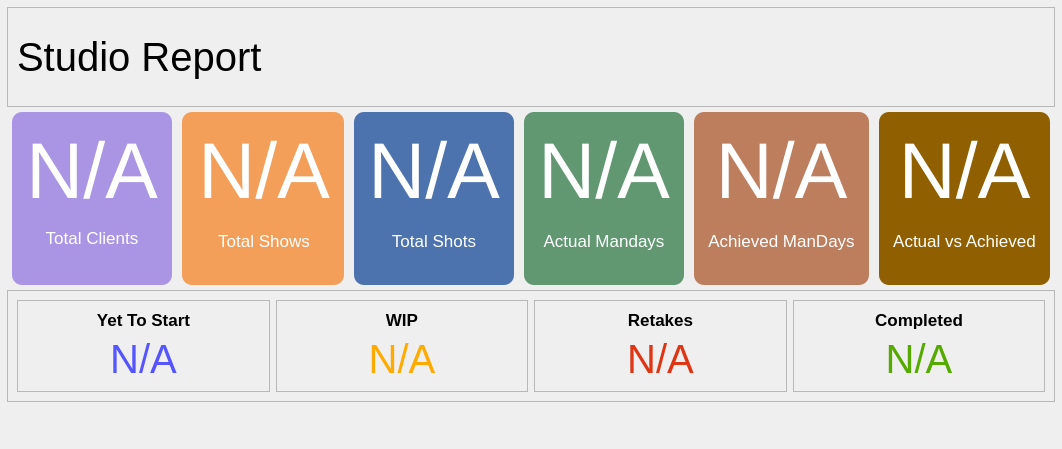
                     <widget class="QWidget" name="reports_page">
                      <layout class="QGridLayout" name="gridLayout_28">
                       <property name="leftMargin">
                        <number>0</number>
                       </property>
                       <property name="topMargin">
                        <number>0</number>
                       </property>
                       <property name="rightMargin">
                        <number>0</number>
                       </property>
                       <property name="bottomMargin">
                        <number>0</number>
                       </property>
                       <property name="spacing">
                        <number>0</number>
                       </property>
                       <item row="0" column="0">
                        <layout class="QGridLayout" name="browser_layout">
                         <property name="leftMargin">
                          <number>7</number>
                         </property>
                         <property name="topMargin">
                          <number>7</number>
                         </property>
                         <property name="rightMargin">
                          <number>7</number>
                         </property>
                         <property name="bottomMargin">
                          <number>7</number>
                         </property>
                         <item row="1" column="1">
                          <widget class="QFrame" name="frame_6">
                           <property name="styleSheet">
                            <string notr="true">QFrame{
	background-color: rgb(216, 143, 80);
	background-color: rgb(243, 159, 90);
	border-radius:10px;
	margin:5px;
}
QLabel{
	background-color:None;
	border:0px;
	color:white
}</string>
                           </property>
                           <property name="frameShape">
                            <enum>QFrame::StyledPanel</enum>
                           </property>
                           <property name="frameShadow">
                            <enum>QFrame::Raised</enum>
                           </property>
                           <layout class="QVBoxLayout" name="verticalLayout_8">
                            <property name="leftMargin">
                             <number>11</number>
                            </property>
                            <item>
                             <widget class="QLabel" name="sr_shows_lbl">
                              <property name="font">
                               <font>
                                <family>Segoe UI</family>
                                <pointsize>59</pointsize>
                               </font>
                              </property>
                              <property name="text">
                               <string>N/A</string>
                              </property>
                              <property name="alignment">
                               <set>Qt::AlignCenter</set>
                              </property>
                             </widget>
                            </item>
                            <item>
                             <widget class="QLabel" name="label_21">
                              <property name="font">
                               <font>
                                <family>Segoe UI</family>
                                <pointsize>13</pointsize>
                               </font>
                              </property>
                              <property name="text">
                               <string>Total Shows</string>
                              </property>
                              <property name="alignment">
                               <set>Qt::AlignCenter</set>
                              </property>
                             </widget>
                            </item>
                            <item>
                             <spacer name="horizontalSpacer_20">
                              <property name="orientation">
                               <enum>Qt::Horizontal</enum>
                              </property>
                              <property name="sizeHint" stdset="0">
                               <size>
                                <width>40</width>
                                <height>20</height>
                               </size>
                              </property>
                             </spacer>
                            </item>
                           </layout>
                          </widget>
                         </item>
                         <item row="3" column="0">
                          <spacer name="verticalSpacer">
                           <property name="orientation">
                            <enum>Qt::Vertical</enum>
                           </property>
                           <property name="sizeHint" stdset="0">
                            <size>
                             <width>20</width>
                             <height>40</height>
                            </size>
                           </property>
                          </spacer>
                         </item>
                         <item row="1" column="5">
                          <widget class="QFrame" name="frame_30">
                           <property name="styleSheet">
                            <string notr="true">QFrame{
	background-color: rgb(144, 96, 0);
	border-radius:10px;
	margin:5px;
}
QLabel{
	background-color:None;
	border:0px;
	color:white
}</string>
                           </property>
                           <property name="frameShape">
                            <enum>QFrame::StyledPanel</enum>
                           </property>
                           <property name="frameShadow">
                            <enum>QFrame::Raised</enum>
                           </property>
                           <layout class="QVBoxLayout" name="verticalLayout_15">
                            <item>
                             <widget class="QLabel" name="sr_delta_lbl">
                              <property name="font">
                               <font>
                                <family>Segoe UI</family>
                                <pointsize>59</pointsize>
                               </font>
                              </property>
                              <property name="text">
                               <string>N/A</string>
                              </property>
                              <property name="alignment">
                               <set>Qt::AlignCenter</set>
                              </property>
                             </widget>
                            </item>
                            <item>
                             <widget class="QLabel" name="label_32">
                              <property name="font">
                               <font>
                                <family>Segoe UI</family>
                                <pointsize>13</pointsize>
                               </font>
                              </property>
                              <property name="text">
                               <string>Actual vs Achieved</string>
                              </property>
                              <property name="alignment">
                               <set>Qt::AlignCenter</set>
                              </property>
                              <property name="wordWrap">
                               <bool>true</bool>
                              </property>
                             </widget>
                            </item>
                            <item>
                             <spacer name="horizontalSpacer_24">
                              <property name="orientation">
                               <enum>Qt::Horizontal</enum>
                              </property>
                              <property name="sizeHint" stdset="0">
                               <size>
                                <width>40</width>
                                <height>20</height>
                               </size>
                              </property>
                             </spacer>
                            </item>
                           </layout>
                          </widget>
                         </item>
                         <item row="1" column="4">
                          <widget class="QFrame" name="frame_29">
                           <property name="styleSheet">
                            <string notr="true">QFrame{
	background-color: rgb(189, 126, 94);
	border-radius:10px;
	margin:5px;
}
QLabel{
	background-color:None;
	border:0px;
	color:white
}</string>
                           </property>
                           <property name="frameShape">
                            <enum>QFrame::StyledPanel</enum>
                           </property>
                           <property name="frameShadow">
                            <enum>QFrame::Raised</enum>
                           </property>
                           <layout class="QVBoxLayout" name="verticalLayout_14">
                            <item>
                             <widget class="QLabel" name="sr_ach_mandays_lbl">
                              <property name="font">
                               <font>
                                <family>Segoe UI</family>
                                <pointsize>59</pointsize>
                               </font>
                              </property>
                              <property name="text">
                               <string>N/A</string>
                              </property>
                              <property name="alignment">
                               <set>Qt::AlignCenter</set>
                              </property>
                             </widget>
                            </item>
                            <item>
                             <widget class="QLabel" name="label_28">
                              <property name="font">
                               <font>
                                <family>Segoe UI</family>
                                <pointsize>13</pointsize>
                               </font>
                              </property>
                              <property name="text">
                               <string>Achieved ManDays</string>
                              </property>
                              <property name="alignment">
                               <set>Qt::AlignCenter</set>
                              </property>
                              <property name="wordWrap">
                               <bool>true</bool>
                              </property>
                             </widget>
                            </item>
                            <item>
                             <spacer name="horizontalSpacer_23">
                              <property name="orientation">
                               <enum>Qt::Horizontal</enum>
                              </property>
                              <property name="sizeHint" stdset="0">
                               <size>
                                <width>40</width>
                                <height>20</height>
                               </size>
                              </property>
                             </spacer>
                            </item>
                           </layout>
                          </widget>
                         </item>
                         <item row="1" column="0">
                          <widget class="QFrame" name="frame_4">
                           <property name="styleSheet">
                            <string notr="true">QFrame{
	background-color: rgb(157, 137, 211);
	background-color: rgb(170, 149, 229);
	border-radius:10px;
	margin:5px;
}
QLabel{
	background-color:None;
	border:0px;
	color:white
}</string>
                           </property>
                           <property name="frameShape">
                            <enum>QFrame::StyledPanel</enum>
                           </property>
                           <property name="frameShadow">
                            <enum>QFrame::Raised</enum>
                           </property>
                           <layout class="QVBoxLayout" name="verticalLayout_7">
                            <property name="spacing">
                             <number>0</number>
                            </property>
                            <item>
                             <widget class="QLabel" name="sr_clients_lbl">
                              <property name="font">
                               <font>
                                <family>Segoe UI</family>
                                <pointsize>59</pointsize>
                               </font>
                              </property>
                              <property name="text">
                               <string>N/A</string>
                              </property>
                              <property name="alignment">
                               <set>Qt::AlignCenter</set>
                              </property>
                             </widget>
                            </item>
                            <item>
                             <widget class="QLabel" name="label">
                              <property name="font">
                               <font>
                                <family>Segoe UI</family>
                                <pointsize>13</pointsize>
                               </font>
                              </property>
                              <property name="text">
                               <string>Total Clients</string>
                              </property>
                              <property name="alignment">
                               <set>Qt::AlignCenter</set>
                              </property>
                             </widget>
                            </item>
                            <item>
                             <spacer name="horizontalSpacer_11">
                              <property name="orientation">
                               <enum>Qt::Horizontal</enum>
                              </property>
                              <property name="sizeHint" stdset="0">
                               <size>
                                <width>40</width>
                                <height>20</height>
                               </size>
                              </property>
                             </spacer>
                            </item>
                           </layout>
                          </widget>
                         </item>
                         <item row="1" column="3">
                          <widget class="QFrame" name="frame_10">
                           <property name="styleSheet">
                            <string notr="true">QFrame{
	background-color: rgb(97, 152, 114);
	border-radius:10px;
	margin:5px;
}
QLabel{
	background-color:None;
	border:0px;
	color:white
}</string>
                           </property>
                           <property name="frameShape">
                            <enum>QFrame::StyledPanel</enum>
                           </property>
                           <property name="frameShadow">
                            <enum>QFrame::Raised</enum>
                           </property>
                           <layout class="QVBoxLayout" name="verticalLayout_13">
                            <item>
                             <widget class="QLabel" name="sr_actmandays_lbl">
                              <property name="font">
                               <font>
                                <family>Segoe UI</family>
                                <pointsize>59</pointsize>
                               </font>
                              </property>
                              <property name="text">
                               <string>N/A</string>
                              </property>
                              <property name="alignment">
                               <set>Qt::AlignCenter</set>
                              </property>
                             </widget>
                            </item>
                            <item>
                             <widget class="QLabel" name="label_26">
                              <property name="font">
                               <font>
                                <family>Segoe UI</family>
                                <pointsize>13</pointsize>
                               </font>
                              </property>
                              <property name="text">
                               <string>Actual Mandays</string>
                              </property>
                              <property name="alignment">
                               <set>Qt::AlignCenter</set>
                              </property>
                              <property name="wordWrap">
                               <bool>true</bool>
                              </property>
                             </widget>
                            </item>
                            <item>
                             <spacer name="horizontalSpacer_22">
                              <property name="orientation">
                               <enum>Qt::Horizontal</enum>
                              </property>
                              <property name="sizeHint" stdset="0">
                               <size>
                                <width>40</width>
                                <height>20</height>
                               </size>
                              </property>
                             </spacer>
                            </item>
                           </layout>
                          </widget>
                         </item>
                         <item row="2" column="0" colspan="6">
                          <widget class="QFrame" name="frame_34">
                           <property name="frameShape">
                            <enum>QFrame::StyledPanel</enum>
                           </property>
                           <property name="frameShadow">
                            <enum>QFrame::Raised</enum>
                           </property>
                           <layout class="QHBoxLayout" name="horizontalLayout_38">
                            <item>
                             <widget class="QFrame" name="frame_31">
                              <property name="frameShape">
                               <enum>QFrame::StyledPanel</enum>
                              </property>
                              <property name="frameShadow">
                               <enum>QFrame::Raised</enum>
                              </property>
                              <layout class="QVBoxLayout" name="verticalLayout_16">
                               <item>
                                <widget class="QLabel" name="label_13">
                                 <property name="font">
                                  <font>
                                   <family>Segoe UI</family>
                                   <pointsize>13</pointsize>
                                   <weight>75</weight>
                                   <bold>true</bold>
                                  </font>
                                 </property>
                                 <property name="text">
                                  <string>Yet To Start</string>
                                 </property>
                                 <property name="alignment">
                                  <set>Qt::AlignCenter</set>
                                 </property>
                                </widget>
                               </item>
                               <item>
                                <widget class="QLabel" name="sr_yts_lbl">
                                 <property name="font">
                                  <font>
                                   <family>Segoe UI</family>
                                   <pointsize>30</pointsize>
                                  </font>
                                 </property>
                                 <property name="styleSheet">
                                  <string notr="true">color: rgb(85, 85, 255);</string>
                                 </property>
                                 <property name="text">
                                  <string>N/A</string>
                                 </property>
                                 <property name="alignment">
                                  <set>Qt::AlignCenter</set>
                                 </property>
                                </widget>
                               </item>
                              </layout>
                             </widget>
                            </item>
                            <item>
                             <widget class="QFrame" name="frame_32">
                              <property name="frameShape">
                               <enum>QFrame::StyledPanel</enum>
                              </property>
                              <property name="frameShadow">
                               <enum>QFrame::Raised</enum>
                              </property>
                              <layout class="QVBoxLayout" name="verticalLayout_17">
                               <item>
                                <widget class="QLabel" name="label_18">
                                 <property name="font">
                                  <font>
                                   <family>Segoe UI</family>
                                   <pointsize>13</pointsize>
                                   <weight>75</weight>
                                   <bold>true</bold>
                                  </font>
                                 </property>
                                 <property name="text">
                                  <string>WIP</string>
                                 </property>
                                 <property name="alignment">
                                  <set>Qt::AlignCenter</set>
                                 </property>
                                </widget>
                               </item>
                               <item>
                                <widget class="QLabel" name="sr_wip_lbl">
                                 <property name="font">
                                  <font>
                                   <family>Segoe UI</family>
                                   <pointsize>30</pointsize>
                                  </font>
                                 </property>
                                 <property name="styleSheet">
                                  <string notr="true">color: rgb(255, 170, 0);</string>
                                 </property>
                                 <property name="text">
                                  <string>N/A</string>
                                 </property>
                                 <property name="alignment">
                                  <set>Qt::AlignCenter</set>
                                 </property>
                                </widget>
                               </item>
                              </layout>
                             </widget>
                            </item>
                            <item>
                             <widget class="QFrame" name="frame_35">
                              <property name="frameShape">
                               <enum>QFrame::StyledPanel</enum>
                              </property>
                              <property name="frameShadow">
                               <enum>QFrame::Raised</enum>
                              </property>
                              <layout class="QVBoxLayout" name="verticalLayout_18">
                               <item>
                                <widget class="QLabel" name="label_20">
                                 <property name="font">
                                  <font>
                                   <family>Segoe UI</family>
                                   <pointsize>13</pointsize>
                                   <weight>75</weight>
                                   <bold>true</bold>
                                  </font>
                                 </property>
                                 <property name="text">
                                  <string>Retakes</string>
                                 </property>
                                 <property name="alignment">
                                  <set>Qt::AlignCenter</set>
                                 </property>
                                </widget>
                               </item>
                               <item>
                                <widget class="QLabel" name="sr_rtk_lbl">
                                 <property name="font">
                                  <font>
                                   <family>Segoe UI</family>
                                   <pointsize>30</pointsize>
                                  </font>
                                 </property>
                                 <property name="styleSheet">
                                  <string notr="true">color: rgb(222, 54, 20);</string>
                                 </property>
                                 <property name="text">
                                  <string>N/A</string>
                                 </property>
                                 <property name="alignment">
                                  <set>Qt::AlignCenter</set>
                                 </property>
                                </widget>
                               </item>
                              </layout>
                             </widget>
                            </item>
                            <item>
                             <widget class="QFrame" name="frame_33">
                              <property name="frameShape">
                               <enum>QFrame::StyledPanel</enum>
                              </property>
                              <property name="frameShadow">
                               <enum>QFrame::Raised</enum>
                              </property>
                              <layout class="QVBoxLayout" name="verticalLayout_19">
                               <item>
                                <widget class="QLabel" name="label_19">
                                 <property name="font">
                                  <font>
                                   <family>Segoe UI</family>
                                   <pointsize>13</pointsize>
                                   <weight>75</weight>
                                   <bold>true</bold>
                                  </font>
                                 </property>
                                 <property name="text">
                                  <string>Completed</string>
                                 </property>
                                 <property name="alignment">
                                  <set>Qt::AlignCenter</set>
                                 </property>
                                </widget>
                               </item>
                               <item>
                                <widget class="QLabel" name="sr_cmp_lbl">
                                 <property name="font">
                                  <font>
                                   <family>Segoe UI</family>
                                   <pointsize>30</pointsize>
                                  </font>
                                 </property>
                                 <property name="styleSheet">
                                  <string notr="true">color: rgb(85, 170, 0);</string>
                                 </property>
                                 <property name="text">
                                  <string>N/A</string>
                                 </property>
                                 <property name="alignment">
                                  <set>Qt::AlignCenter</set>
                                 </property>
                                </widget>
                               </item>
                              </layout>
                             </widget>
                            </item>
                           </layout>
                          </widget>
                         </item>
                         <item row="1" column="2">
                          <widget class="QFrame" name="frame_9">
                           <property name="styleSheet">
                            <string notr="true">QFrame{
	background-color: rgb(76, 115, 173);
	border-radius:10px;
	margin:5px;
}
QLabel{
	background-color:None;
	border:0px;
	color:white
}</string>
                           </property>
                           <property name="frameShape">
                            <enum>QFrame::StyledPanel</enum>
                           </property>
                           <property name="frameShadow">
                            <enum>QFrame::Raised</enum>
                           </property>
                           <layout class="QVBoxLayout" name="verticalLayout_9">
                            <item>
                             <widget class="QLabel" name="sr_shots_lbl">
                              <property name="font">
                               <font>
                                <family>Segoe UI</family>
                                <pointsize>59</pointsize>
                               </font>
                              </property>
                              <property name="text">
                               <string>N/A</string>
                              </property>
                              <property name="alignment">
                               <set>Qt::AlignCenter</set>
                              </property>
                             </widget>
                            </item>
                            <item>
                             <widget class="QLabel" name="label_24">
                              <property name="font">
                               <font>
                                <family>Segoe UI</family>
                                <pointsize>13</pointsize>
                               </font>
                              </property>
                              <property name="text">
                               <string>Total Shots</string>
                              </property>
                              <property name="alignment">
                               <set>Qt::AlignCenter</set>
                              </property>
                             </widget>
                            </item>
                            <item>
                             <spacer name="horizontalSpacer_21">
                              <property name="orientation">
                               <enum>Qt::Horizontal</enum>
                              </property>
                              <property name="sizeHint" stdset="0">
                               <size>
                                <width>40</width>
                                <height>20</height>
                               </size>
                              </property>
                             </spacer>
                            </item>
                           </layout>
                          </widget>
                         </item>
                         <item row="0" column="0" colspan="6">
                          <widget class="QFrame" name="frame_36">
                           <property name="minimumSize">
                            <size>
                             <width>0</width>
                             <height>100</height>
                            </size>
                           </property>
                           <property name="frameShape">
                            <enum>QFrame::StyledPanel</enum>
                           </property>
                           <property name="frameShadow">
                            <enum>QFrame::Raised</enum>
                           </property>
                           <layout class="QHBoxLayout" name="horizontalLayout_39">
                            <item>
                             <widget class="QLabel" name="label_37">
                              <property name="font">
                               <font>
                                <family>Segoe UI</family>
                                <pointsize>30</pointsize>
                               </font>
                              </property>
                              <property name="text">
                               <string>Studio Report</string>
                              </property>
                             </widget>
                            </item>
                            <item>
                             <spacer name="horizontalSpacer_3">
                              <property name="orientation">
                               <enum>Qt::Horizontal</enum>
                              </property>
                              <property name="sizeHint" stdset="0">
                               <size>
                                <width>40</width>
                                <height>20</height>
                               </size>
                              </property>
                             </spacer>
                            </item>
                           </layout>
                          </widget>
                         </item>
                        </layout>
                       </item>
                      </layout>
                     </widget>
